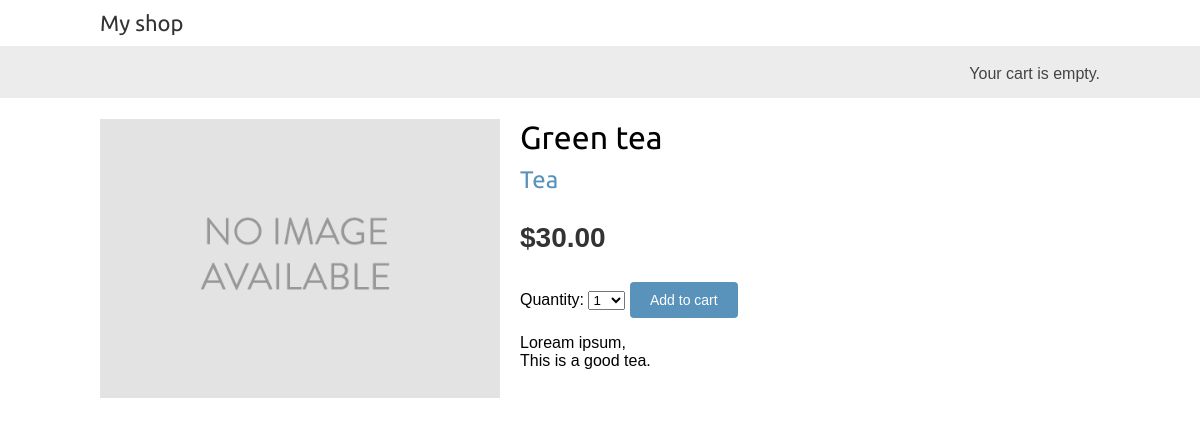
Page /1/green-tea/ on the committed database.
### shop/models.py (models this page shows, shortened)
class Product(models.Model):
    category = models.ForeignKey(Category, related_name='products', on_delete=models.CASCADE)
    name = models.CharField(max_length=200)
    slug = models.SlugField(max_length=200)
    image = models.ImageField(upload_to='products/%Y/%m/%d', blank=True)
    description = models.TextField(blank=True)
    price = models.DecimalField(max_digits=10, decimal_places=2)
    available = models.BooleanField(default=True)
    created = models.DateTimeField(auto_now_add=True)
    updated = models.DateTimeField(auto_now=True)
    class Meta:
        ordering = ['name']
        indexes = [
            models.Index(fields=['id','slug']),
            models.Index(fields=['name']),
            models.Index(fields=['-created'])
        ]

class Category(models.Model):
    name = models.CharField(max_length=200)
    slug = models.SlugField(max_length=200, unique=True)
    class Meta:
        ordering = ['name']
        indexes = [
            models.Index(fields=['name'])
        ]
        verbose_name = 'category'
        verbose_name_plural = 'categories'
    def __str__(self) -> str:
        return self.name
    def get_absolute_url(self):
        return reverse('shop:product_list_by_category', args=[self.slug])

### shop/views.py (the view)
# urls.py: path('<int:id>/<slug:slug>/', views.product_detail, name="product_detail"),
def product_detail(request, id, slug):
    product = get_object_or_404(Product, id=id,slug=slug,available=True)
    cart_product_form = CartAddProductForm()
    r = Recommender()
    recommended_products = r.suggest_products_for([product], 4)
    return render(request, 'shop/product/detail.html',
                                {'product': product,
                                'cart_product_form': cart_product_form,
                                'recommended_products': recommended_products})

### cart/forms.py
class CartAddProductForm(forms.Form):
    quantity = forms.TypedChoiceField(choices=PRODUCT_QUANTITY_CHOICES, coerce=int)
    override = forms.BooleanField(required=False, initial=False, widget=forms.HiddenInput)

### cart/cart.py (called while the page is built)
    def __len__(self): # count all items in cart
        return sum(item['quantity'] for item in self.cart.values())

### cart/context_processors.py (called while the page is built)
def cart(request):
    return {'cart': Cart(request)}

### shop/recommender.py (called while the page is built, shortened)
    def get_product_key(self, id):
        return f'product:{id}:purchased_with'

    def suggest_products_for(self, products, max_results=6):
        product_ids = [p.id for p in products]
        if len(products) == 1:
            suggestions = r.zrange(self.get_product_key(product_ids[0]), 0, -1, desc=True)[:max_results]
        suggested_products_ids = [int(id) for id in suggestions]
        suggested_products = list(Product.objects.filter(id__in=suggested_products_ids))
        suggested_products.sort(key=lambda x: suggested_products_ids.index(x.id))
        return suggested_products

### shop/templates/shop/product/detail.html (shortened to what this page needs)
{% extends "shop/base.html" %}
{% load static %}
{% block content %}
    <div class="product-detail">
        <img src="{% if product.image %}{{ product.image.url }}{% else %}
        {% static "img/no_image.png" %}{% endif %}">
        <h1>{{ product.name }}</h1>
        <h2>
            <a href="{{ product.category.get_absolute_url }}">
                {{ product.category }}
            </a>
        </h2>
        <p class="price">${{ product.price }}</p>
        <form action="{% url "cart:cart_add" product.id %}" method="post">
            {{ cart_product_form }}
            <input type="submit" value="Add to cart">
        </form>
        {{ product.description|linebreaks }}
    </div>
{% endblock content%}

### shop/static/css/base.css (style rules this page uses)
body { margin:0; padding:0; font-family:helvetica, sans-serif; }
h1, h2, h3, h4, h5 , h6 { font-family: 'Ubuntu', sans-serif; font-weight:normal; }
a { text-decoration:none; color:#5993bb; }
a.button, input[type="submit"] { color:#fff; background:#5993bb; border-radius:4px; padding:10px 20px; font-size:14px; border:0; }
.product-detail { text-align:justify; }
.product-detail .price { color:#333; font-size:28px; font-weight:bold; }
.product-detail img { width:40%; float:left; padding:0 20px 20px 0; }
.product-detail h1 { margin-bottom:0; }
.product-detail h2 { margin-top:10px; }

### rows in the picture
Product: name "Green tea", category "Tea", price "30.00", description "Loream ipsum, This is a good tea."
